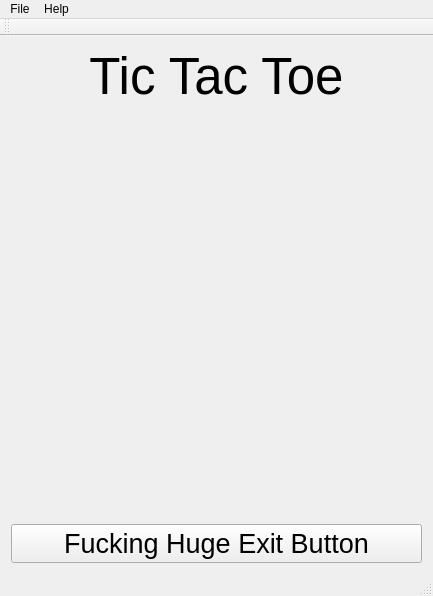
<?xml version="1.0" encoding="UTF-8"?>
<ui version="4.0">
 <class>MainWindow</class>
 <widget class="QMainWindow" name="MainWindow">
  <property name="geometry">
   <rect>
    <x>0</x>
    <y>0</y>
    <width>433</width>
    <height>596</height>
   </rect>
  </property>
  <property name="windowTitle">
   <string>MainWindow</string>
  </property>
  <widget class="QWidget" name="centralWidget">
   <layout class="QVBoxLayout" name="verticalLayout_4">
    <item alignment="Qt::AlignTop">
     <widget class="QLabel" name="label">
      <property name="font">
       <font>
        <pointsize>38</pointsize>
       </font>
      </property>
      <property name="text">
       <string>Tic Tac Toe</string>
      </property>
      <property name="alignment">
       <set>Qt::AlignCenter</set>
      </property>
     </widget>
    </item>
    <item>
     <widget class="QWidget" name="widget" native="true">
      <property name="sizePolicy">
       <sizepolicy hsizetype="Preferred" vsizetype="Preferred">
        <horstretch>1</horstretch>
        <verstretch>1</verstretch>
       </sizepolicy>
      </property>
     </widget>
    </item>
    <item>
     <widget class="QPushButton" name="exitButton">
      <property name="font">
       <font>
        <pointsize>20</pointsize>
       </font>
      </property>
      <property name="text">
       <string>Fucking Huge Exit Button</string>
      </property>
     </widget>
    </item>
   </layout>
   <zorder>exitButton</zorder>
   <zorder>label</zorder>
   <zorder>widget</zorder>
  </widget>
  <widget class="QMenuBar" name="menuBar">
   <property name="geometry">
    <rect>
     <x>0</x>
     <y>0</y>
     <width>433</width>
     <height>25</height>
    </rect>
   </property>
   <widget class="QMenu" name="menuFile">
    <property name="title">
     <string>File</string>
    </property>
    <addaction name="actionNew_Game"/>
    <addaction name="actionRestart"/>
    <addaction name="actionExit"/>
   </widget>
   <widget class="QMenu" name="menuHelp">
    <property name="title">
     <string>Help</string>
    </property>
    <addaction name="actionHow_to_Play"/>
    <addaction name="actionAbout"/>
   </widget>
   <addaction name="menuFile"/>
   <addaction name="menuHelp"/>
  </widget>
  <widget class="QToolBar" name="mainToolBar">
   <attribute name="toolBarArea">
    <enum>TopToolBarArea</enum>
   </attribute>
   <attribute name="toolBarBreak">
    <bool>false</bool>
   </attribute>
  </widget>
  <widget class="QStatusBar" name="statusBar"/>
  <action name="actionNew_Game">
   <property name="text">
    <string>New Game</string>
   </property>
  </action>
  <action name="actionRestart">
   <property name="text">
    <string>Restart</string>
   </property>
  </action>
  <action name="actionExit">
   <property name="text">
    <string>Exit</string>
   </property>
  </action>
  <action name="actionHow_to_Play">
   <property name="text">
    <string>How to Play</string>
   </property>
  </action>
  <action name="actionAbout">
   <property name="text">
    <string>About</string>
   </property>
  </action>
 </widget>
 <layoutdefault spacing="6" margin="11"/>
 <resources/>
 <connections>
  <connection>
   <sender>exitButton</sender>
   <signal>clicked()</signal>
   <receiver>MainWindow</receiver>
   <slot>close()</slot>
   <hints>
    <hint type="sourcelabel">
     <x>215</x>
     <y>438</y>
    </hint>
    <hint type="destinationlabel">
     <x>216</x>
     <y>243</y>
    </hint>
   </hints>
  </connection>
  <connection>
   <sender>actionExit</sender>
   <signal>triggered()</signal>
   <receiver>MainWindow</receiver>
   <slot>close()</slot>
   <hints>
    <hint type="sourcelabel">
     <x>-1</x>
     <y>-1</y>
    </hint>
    <hint type="destinationlabel">
     <x>216</x>
     <y>297</y>
    </hint>
   </hints>
  </connection>
 </connections>
</ui>
